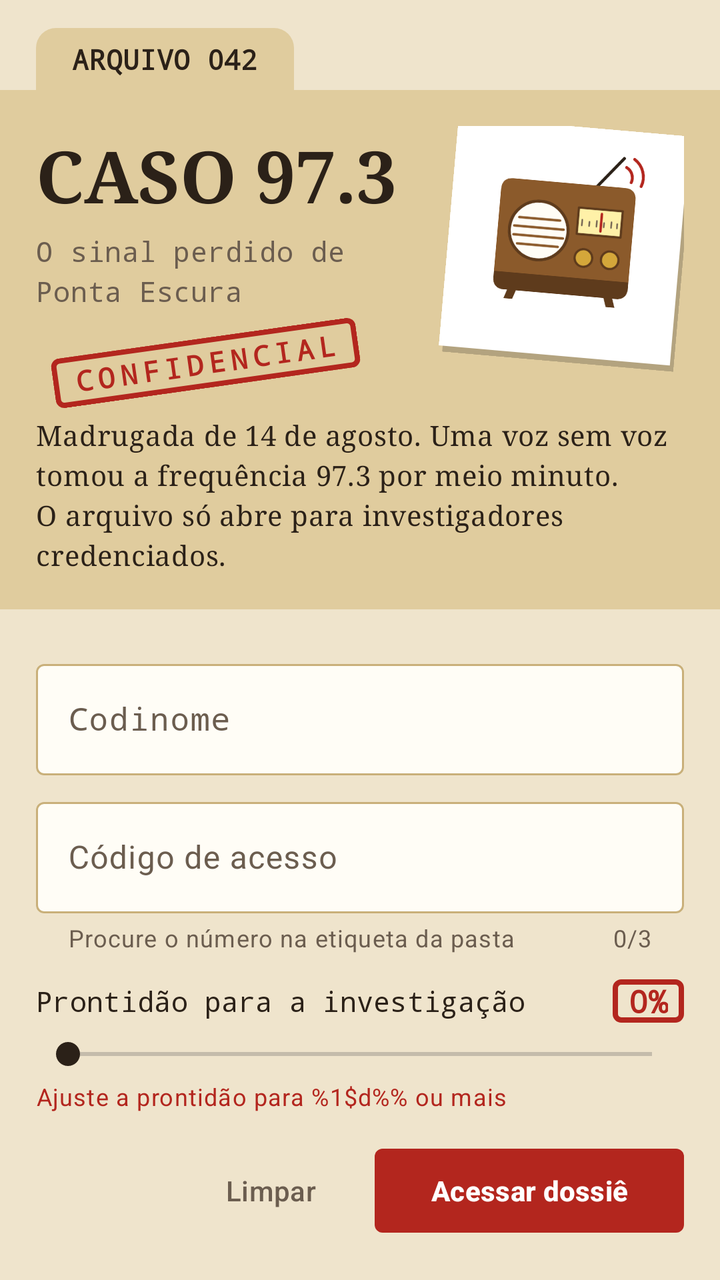
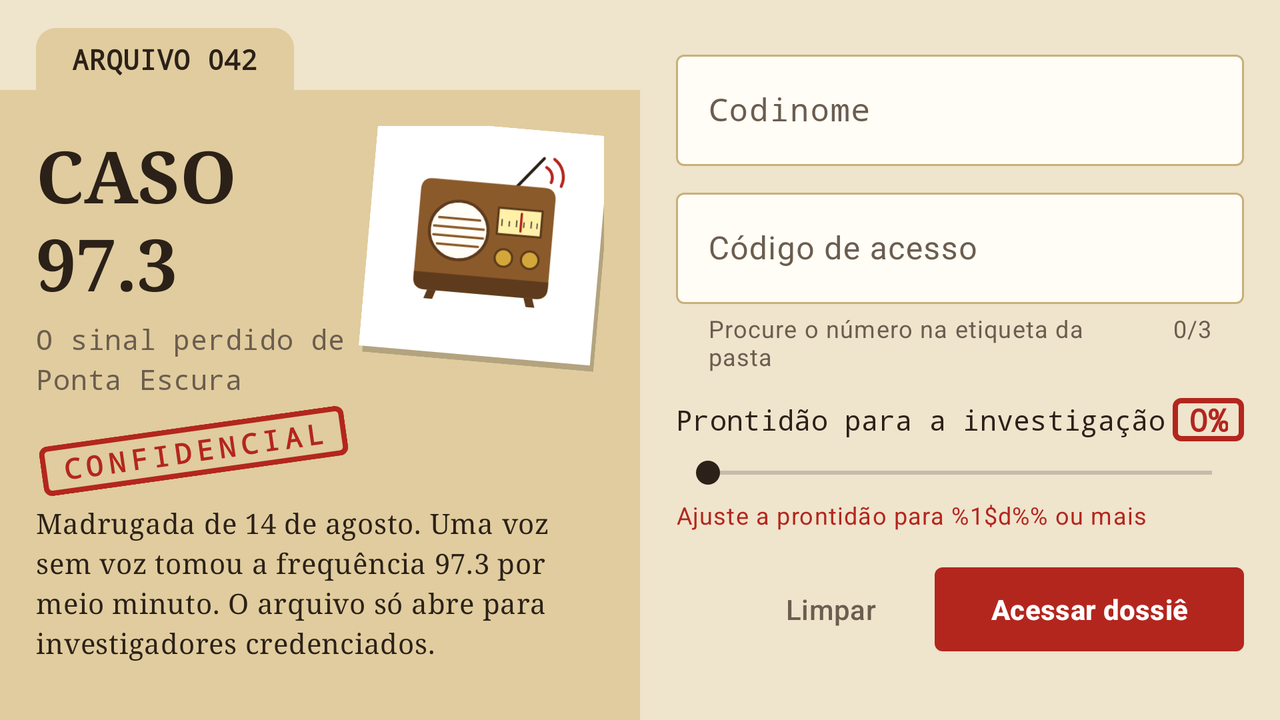

Compare how this app lays out the same screen by default and in its alternative resource folder. The renders come first, then the two layout files and the values they reference.
<!-- AndroidManifest.xml: application theme Theme.Caso973 -->
<!-- res/layout/activity_central.xml -->
<?xml version="1.0" encoding="utf-8"?>
<androidx.constraintlayout.widget.ConstraintLayout xmlns:android="http://schemas.android.com/apk/res/android"
    xmlns:app="http://schemas.android.com/apk/res-auto"
    xmlns:tools="http://schemas.android.com/tools"
    android:layout_width="match_parent"
    android:layout_height="match_parent"
    android:background="@color/kraft"
    tools:context=".CentralActivity">

    <TextView
        android:id="@+id/tv_folder_tab"
        android:layout_width="wrap_content"
        android:layout_height="wrap_content"
        android:layout_marginStart="@dimen/page_margin"
        android:layout_marginTop="@dimen/gap_m"
        android:background="@drawable/bg_folder_tab"
        android:fontFamily="monospace"
        android:paddingHorizontal="18dp"
        android:paddingVertical="6dp"
        android:text="@string/central_tab"
        android:textAppearance="@style/TextAppearance.Material3.LabelLarge"
        android:textColor="@color/ink"
        android:textStyle="bold"
        app:layout_constraintStart_toStartOf="parent"
        app:layout_constraintTop_toTopOf="parent" />

    <androidx.constraintlayout.widget.ConstraintLayout
        android:id="@+id/layout_folder_cover"
        android:layout_width="0dp"
        android:layout_height="wrap_content"
        android:background="@color/folder"
        android:padding="@dimen/page_margin"
        app:layout_constraintStart_toStartOf="parent"
        app:layout_constraintTop_toBottomOf="@id/tv_folder_tab"
        app:layout_constraintEnd_toEndOf="parent">

        <TextView
            android:id="@+id/tv_case_name"
            android:layout_width="0dp"
            android:layout_height="wrap_content"
            android:layout_marginEnd="@dimen/gap_s"
            android:fontFamily="serif"
            android:text="@string/central_case_name"
            android:textAppearance="@style/TextAppearance.Material3.DisplaySmall"
            android:textColor="@color/ink"
            android:textStyle="bold"
            app:layout_constraintEnd_toStartOf="@id/iv_radio"
            app:layout_constraintStart_toStartOf="parent"
            app:layout_constraintTop_toTopOf="parent" />

        <TextView
            android:id="@+id/tv_case_subtitle"
            android:layout_width="0dp"
            android:layout_height="wrap_content"
            android:layout_marginTop="@dimen/gap_xs"
            android:fontFamily="monospace"
            android:text="@string/central_case_subtitle"
            android:textAppearance="@style/TextAppearance.Material3.BodyMedium"
            android:textColor="@color/ink_soft"
            app:layout_constraintEnd_toEndOf="@id/tv_case_name"
            app:layout_constraintStart_toStartOf="parent"
            app:layout_constraintTop_toBottomOf="@id/tv_case_name" />

        
        <ImageView
            android:id="@+id/iv_radio"
            android:layout_width="@dimen/polaroid_size"
            android:layout_height="@dimen/polaroid_size"
            android:background="@drawable/bg_polaroid"
            android:contentDescription="@string/cd_radio"
            android:paddingStart="8dp"
            android:paddingTop="8dp"
            android:paddingEnd="10dp"
            android:paddingBottom="22dp"
            android:rotation="5"
            android:scaleType="fitCenter"
            android:src="@drawable/img_old_radio"
            app:layout_constraintEnd_toEndOf="parent"
            app:layout_constraintTop_toTopOf="parent" />

        
        <TextView
            android:id="@+id/tv_stamp"
            android:layout_width="wrap_content"
            android:layout_height="wrap_content"
            android:layout_marginTop="@dimen/gap_m"
            android:background="@drawable/bg_stamp_box"
            android:fontFamily="monospace"
            android:letterSpacing="0.2"
            android:paddingHorizontal="10dp"
            android:paddingVertical="3dp"
            android:rotation="-8"
            android:text="@string/central_stamp"
            android:textAppearance="@style/TextAppearance.Material3.TitleSmall"
            android:textColor="@color/stamp_red"
            android:textStyle="bold"
            app:layout_constraintEnd_toStartOf="@id/iv_radio"
            app:layout_constraintHorizontal_bias="0.15"
            app:layout_constraintStart_toStartOf="parent"
            app:layout_constraintTop_toBottomOf="@id/tv_case_subtitle" />

        <androidx.constraintlayout.widget.Barrier
            android:id="@+id/barrier_cover"
            android:layout_width="wrap_content"
            android:layout_height="wrap_content"
            app:barrierDirection="bottom"
            app:constraint_referenced_ids="tv_stamp,iv_radio" />

        <TextView
            android:id="@+id/tv_briefing"
            android:layout_width="0dp"
            android:layout_height="wrap_content"
            android:layout_marginTop="@dimen/gap_m"
            android:fontFamily="serif"
            android:lineSpacingMultiplier="1.15"
            android:text="@string/central_briefing"
            android:textAppearance="@style/TextAppearance.Material3.BodyMedium"
            android:textColor="@color/ink"
            app:layout_constraintEnd_toEndOf="parent"
            app:layout_constraintStart_toStartOf="parent"
            app:layout_constraintTop_toBottomOf="@id/barrier_cover" />
    </androidx.constraintlayout.widget.ConstraintLayout>

    <com.google.android.material.textfield.TextInputLayout
        android:id="@+id/til_codename"
        style="@style/Widget.Material3.TextInputLayout.OutlinedBox"
        android:layout_width="0dp"
        android:layout_height="wrap_content"
        android:layout_marginHorizontal="@dimen/page_margin"
        android:hint="@string/hint_codename"
        app:boxBackgroundColor="@color/sheet"
        app:layout_constraintEnd_toEndOf="parent"
        app:layout_constraintStart_toStartOf="parent"
        android:layout_marginTop="@dimen/gap_l"
        app:layout_constraintTop_toBottomOf="@id/layout_folder_cover">

        <com.google.android.material.textfield.TextInputEditText
            android:id="@+id/et_codename"
            android:layout_width="match_parent"
            android:layout_height="wrap_content"
            android:fontFamily="monospace"
            android:imeOptions="actionNext"
            android:inputType="textPersonName|textCapCharacters"
            android:maxLength="24"
            android:maxLines="1" />
    </com.google.android.material.textfield.TextInputLayout>

    <com.google.android.material.textfield.TextInputLayout
        android:id="@+id/til_access_code"
        style="@style/Widget.Material3.TextInputLayout.OutlinedBox"
        android:layout_width="0dp"
        android:layout_height="wrap_content"
        android:layout_marginTop="@dimen/gap_s"
        android:hint="@string/hint_access_code"
        app:boxBackgroundColor="@color/sheet"
        app:counterEnabled="true"
        app:counterMaxLength="3"
        app:helperText="@string/helper_access_code"
        app:layout_constraintEnd_toEndOf="@id/til_codename"
        app:layout_constraintStart_toStartOf="@id/til_codename"
        app:layout_constraintTop_toBottomOf="@id/til_codename">

        <com.google.android.material.textfield.TextInputEditText
            android:id="@+id/et_access_code"
            android:layout_width="match_parent"
            android:layout_height="wrap_content"
            android:imeOptions="actionDone"
            android:inputType="numberPassword"
            android:maxLength="3"
            android:maxLines="1" />
    </com.google.android.material.textfield.TextInputLayout>

    <TextView
        android:id="@+id/tv_readiness_label"
        android:layout_width="0dp"
        android:layout_height="wrap_content"
        android:layout_marginTop="@dimen/gap_m"
        android:fontFamily="monospace"
        android:text="@string/readiness_label"
        android:textAppearance="@style/TextAppearance.Material3.LabelLarge"
        android:textColor="@color/ink"
        app:layout_constraintEnd_toStartOf="@id/tv_readiness_value"
        app:layout_constraintStart_toStartOf="@id/til_codename"
        app:layout_constraintTop_toBottomOf="@id/til_access_code" />

    <TextView
        android:id="@+id/tv_readiness_value"
        android:layout_width="wrap_content"
        android:layout_height="wrap_content"
        android:background="@drawable/bg_stamp_box"
        android:fontFamily="monospace"
        android:paddingHorizontal="8dp"
        android:textAppearance="@style/TextAppearance.Material3.TitleMedium"
        android:textColor="@color/stamp_red"
        android:textStyle="bold"
        app:layout_constraintBottom_toBottomOf="@id/tv_readiness_label"
        app:layout_constraintEnd_toEndOf="@id/til_codename"
        app:layout_constraintTop_toTopOf="@id/tv_readiness_label"
        tools:text="0%" />

    <SeekBar
        android:id="@+id/sb_readiness"
        android:layout_width="0dp"
        android:layout_height="wrap_content"
        android:layout_marginTop="@dimen/gap_s"
        android:max="100"
        android:progress="0"
        android:progressTint="@color/stamp_red"
        android:thumbTint="@color/ink"
        app:layout_constraintEnd_toEndOf="@id/til_codename"
        app:layout_constraintStart_toStartOf="@id/til_codename"
        app:layout_constraintTop_toBottomOf="@id/tv_readiness_label" />

    <TextView
        android:id="@+id/tv_readiness_error"
        android:layout_width="0dp"
        android:layout_height="wrap_content"
        android:layout_marginTop="@dimen/gap_xs"
        android:textAppearance="@style/TextAppearance.Material3.BodySmall"
        android:textColor="@color/stamp_red"
        android:visibility="gone"
        app:layout_constraintEnd_toEndOf="@id/til_codename"
        app:layout_constraintStart_toStartOf="@id/til_codename"
        app:layout_constraintTop_toBottomOf="@id/sb_readiness"
        tools:text="@string/err_readiness"
        tools:visibility="visible" />

    
    <com.google.android.material.button.MaterialButton
        android:id="@+id/btn_clear"
        style="@style/Widget.Material3.Button.TextButton"
        android:layout_width="wrap_content"
        android:layout_height="@dimen/btn_height"
        android:layout_marginTop="@dimen/gap_m"
        android:layout_marginEnd="@dimen/gap_s"
        android:layout_marginBottom="@dimen/page_margin"
        android:text="@string/btn_clear"
        android:textColor="@color/ink_soft"
        app:layout_constraintBottom_toBottomOf="parent"
        app:layout_constraintEnd_toStartOf="@id/btn_access"
        app:layout_constraintHorizontal_bias="1"
        app:layout_constraintHorizontal_chainStyle="packed"
        app:layout_constraintStart_toStartOf="@id/til_codename"
        app:layout_constraintTop_toBottomOf="@id/tv_readiness_error"
        app:layout_constraintVertical_bias="0" />

    <com.google.android.material.button.MaterialButton
        android:id="@+id/btn_access"
        android:layout_width="wrap_content"
        android:layout_height="@dimen/btn_height"
        android:paddingHorizontal="28dp"
        android:text="@string/btn_access"
        android:textStyle="bold"
        app:cornerRadius="4dp"
        app:layout_constraintEnd_toEndOf="@id/til_codename"
        app:layout_constraintStart_toEndOf="@id/btn_clear"
        app:layout_constraintTop_toTopOf="@id/btn_clear" />

</androidx.constraintlayout.widget.ConstraintLayout>
<!-- resources referenced by this layout -->
<resources>
  <color name="folder">#FFE0CC9E</color>
  <color name="ink">#FF2B2118</color>
  <color name="ink_soft">#FF6B5D4F</color>
  <color name="kraft">#FFEFE4CC</color>
  <color name="sheet">#FFFFFDF6</color>
  <color name="stamp_red">#FFB3261E</color>
  <dimen name="btn_height">50dp</dimen>
  <dimen name="gap_l">22dp</dimen>
  <dimen name="gap_m">14dp</dimen>
  <dimen name="gap_s">8dp</dimen>
  <dimen name="gap_xs">4dp</dimen>
  <dimen name="page_margin">18dp</dimen>
  <dimen name="polaroid_size">118dp</dimen>
  <!-- drawable bg_folder_tab (drawable) -->
  <?xml version="1.0" encoding="utf-8"?>
  <shape xmlns:android="http://schemas.android.com/apk/res/android"
      android:shape="rectangle">
      <solid android:color="@color/folder" />
      <corners
          android:bottomLeftRadius="0dp"
          android:bottomRightRadius="0dp"
          android:topLeftRadius="10dp"
          android:topRightRadius="10dp" />
  </shape>
  <!-- drawable bg_polaroid (drawable) -->
  <?xml version="1.0" encoding="utf-8"?>
  <layer-list xmlns:android="http://schemas.android.com/apk/res/android">
      <item android:left="2dp" android:top="3dp">
          <shape android:shape="rectangle">
              <solid android:color="#33000000" />
          </shape>
      </item>
      <item android:bottom="3dp" android:right="2dp">
          <shape android:shape="rectangle">
              <solid android:color="@color/white" />
          </shape>
      </item>
  </layer-list>
  <!-- drawable bg_stamp_box (drawable) -->
  <?xml version="1.0" encoding="utf-8"?>
  <shape xmlns:android="http://schemas.android.com/apk/res/android"
      android:shape="rectangle">
      <corners android:radius="3dp" />
      <stroke android:width="2.5dp" android:color="@color/stamp_red" />
  </shape>
  <!-- drawable img_old_radio: vector/xml drawable (drawable, 2741 chars, omitted) -->
  <string name="btn_access">Acessar dossiê</string>
  <string name="btn_clear">Limpar</string>
  <string name="cd_radio">Fotografia de um rádio antigo de madeira, com mostrador de sintonia e alto-falante, emitindo ondas</string>
  <string name="central_briefing">Madrugada de 14 de agosto. Uma voz sem voz tomou a frequência 97.3 por meio minuto. O arquivo só abre para investigadores credenciados.</string>
  <string name="central_case_name">CASO 97.3</string>
  <string name="central_case_subtitle">O sinal perdido de Ponta Escura</string>
  <string name="central_stamp">CONFIDENCIAL</string>
  <string name="central_tab">ARQUIVO 042</string>
  <string name="err_readiness">Ajuste a prontidão para %1$d%% ou mais</string>
  <string name="helper_access_code">Procure o número na etiqueta da pasta</string>
  <string name="hint_access_code">Código de acesso</string>
  <string name="hint_codename">Codinome</string>
  <string name="readiness_label">Prontidão para a investigação</string>
  <!-- from res/values-v35/ -->
  <style name="Theme.Caso973" parent="Base.Theme.Caso973">
          <item name="android:windowOptOutEdgeToEdgeEnforcement">true</item>
      </style>
  <color name="white">#FFFFFFFF</color>
  <style name="Base.Theme.Caso973" parent="Theme.Material3.Light.NoActionBar">
          <item name="colorPrimary">@color/stamp_red</item>
          <item name="colorOnPrimary">@color/white</item>
          <item name="colorSecondary">@color/ink</item>
          <item name="colorError">@color/stamp_red</item>
          <item name="android:colorBackground">@color/kraft</item>
          <item name="colorSurface">@color/sheet</item>
          <item name="colorOnSurface">@color/ink</item>
          <item name="colorOnSurfaceVariant">@color/ink_soft</item>
          <item name="colorOutline">@color/folder_dark</item>
          <item name="android:statusBarColor">@color/folder</item>
          <item name="android:navigationBarColor">@color/kraft</item>
          <item name="android:windowLightStatusBar">true</item>
          <item name="android:windowLightNavigationBar">true</item>
      </style>
  <color name="folder_dark">#FFC9B07A</color>
</resources>
<!-- res/layout-land/activity_central.xml (the repository's variant of the layout above) -->
<!-- drawn on the phone turned sideways -->
<?xml version="1.0" encoding="utf-8"?>
<androidx.constraintlayout.widget.ConstraintLayout xmlns:android="http://schemas.android.com/apk/res/android"
    xmlns:app="http://schemas.android.com/apk/res-auto"
    xmlns:tools="http://schemas.android.com/tools"
    android:layout_width="match_parent"
    android:layout_height="match_parent"
    android:background="@color/kraft"
    tools:context=".CentralActivity">

    <androidx.constraintlayout.widget.Guideline
        android:id="@+id/guide_split"
        android:layout_width="wrap_content"
        android:layout_height="wrap_content"
        android:orientation="vertical"
        app:layout_constraintGuide_percent="0.5" />

    <TextView
        android:id="@+id/tv_folder_tab"
        android:layout_width="wrap_content"
        android:layout_height="wrap_content"
        android:layout_marginStart="@dimen/page_margin"
        android:layout_marginTop="@dimen/gap_m"
        android:background="@drawable/bg_folder_tab"
        android:fontFamily="monospace"
        android:paddingHorizontal="18dp"
        android:paddingVertical="6dp"
        android:text="@string/central_tab"
        android:textAppearance="@style/TextAppearance.Material3.LabelLarge"
        android:textColor="@color/ink"
        android:textStyle="bold"
        app:layout_constraintStart_toStartOf="parent"
        app:layout_constraintTop_toTopOf="parent" />

    <androidx.constraintlayout.widget.ConstraintLayout
        android:id="@+id/layout_folder_cover"
        android:layout_width="0dp"
        android:layout_height="0dp"
        android:background="@color/folder"
        android:padding="@dimen/page_margin"
        app:layout_constraintStart_toStartOf="parent"
        app:layout_constraintTop_toBottomOf="@id/tv_folder_tab"
        app:layout_constraintEnd_toStartOf="@id/guide_split"
        app:layout_constraintBottom_toBottomOf="parent"
        app:layout_constraintVertical_bias="0">

        <TextView
            android:id="@+id/tv_case_name"
            android:layout_width="0dp"
            android:layout_height="wrap_content"
            android:layout_marginEnd="@dimen/gap_s"
            android:fontFamily="serif"
            android:text="@string/central_case_name"
            android:textAppearance="@style/TextAppearance.Material3.DisplaySmall"
            android:textColor="@color/ink"
            android:textStyle="bold"
            app:layout_constraintEnd_toStartOf="@id/iv_radio"
            app:layout_constraintStart_toStartOf="parent"
            app:layout_constraintTop_toTopOf="parent" />

        <TextView
            android:id="@+id/tv_case_subtitle"
            android:layout_width="0dp"
            android:layout_height="wrap_content"
            android:layout_marginTop="@dimen/gap_xs"
            android:fontFamily="monospace"
            android:text="@string/central_case_subtitle"
            android:textAppearance="@style/TextAppearance.Material3.BodyMedium"
            android:textColor="@color/ink_soft"
            app:layout_constraintEnd_toEndOf="@id/tv_case_name"
            app:layout_constraintStart_toStartOf="parent"
            app:layout_constraintTop_toBottomOf="@id/tv_case_name" />

        
        <ImageView
            android:id="@+id/iv_radio"
            android:layout_width="@dimen/polaroid_size"
            android:layout_height="@dimen/polaroid_size"
            android:background="@drawable/bg_polaroid"
            android:contentDescription="@string/cd_radio"
            android:paddingStart="8dp"
            android:paddingTop="8dp"
            android:paddingEnd="10dp"
            android:paddingBottom="22dp"
            android:rotation="5"
            android:scaleType="fitCenter"
            android:src="@drawable/img_old_radio"
            app:layout_constraintEnd_toEndOf="parent"
            app:layout_constraintTop_toTopOf="parent" />

        
        <TextView
            android:id="@+id/tv_stamp"
            android:layout_width="wrap_content"
            android:layout_height="wrap_content"
            android:layout_marginTop="@dimen/gap_m"
            android:background="@drawable/bg_stamp_box"
            android:fontFamily="monospace"
            android:letterSpacing="0.2"
            android:paddingHorizontal="10dp"
            android:paddingVertical="3dp"
            android:rotation="-8"
            android:text="@string/central_stamp"
            android:textAppearance="@style/TextAppearance.Material3.TitleSmall"
            android:textColor="@color/stamp_red"
            android:textStyle="bold"
            app:layout_constraintEnd_toStartOf="@id/iv_radio"
            app:layout_constraintHorizontal_bias="0.15"
            app:layout_constraintStart_toStartOf="parent"
            app:layout_constraintTop_toBottomOf="@id/tv_case_subtitle" />

        <androidx.constraintlayout.widget.Barrier
            android:id="@+id/barrier_cover"
            android:layout_width="wrap_content"
            android:layout_height="wrap_content"
            app:barrierDirection="bottom"
            app:constraint_referenced_ids="tv_stamp,iv_radio" />

        <TextView
            android:id="@+id/tv_briefing"
            android:layout_width="0dp"
            android:layout_height="wrap_content"
            android:layout_marginTop="@dimen/gap_m"
            android:fontFamily="serif"
            android:lineSpacingMultiplier="1.15"
            android:text="@string/central_briefing"
            android:textAppearance="@style/TextAppearance.Material3.BodyMedium"
            android:textColor="@color/ink"
            app:layout_constraintEnd_toEndOf="parent"
            app:layout_constraintStart_toStartOf="parent"
            app:layout_constraintTop_toBottomOf="@id/barrier_cover" />
    </androidx.constraintlayout.widget.ConstraintLayout>

    <androidx.core.widget.NestedScrollView
        android:id="@+id/scroll_credentials"
        android:layout_width="0dp"
        android:layout_height="0dp"
        android:fillViewport="true"
        app:layout_constraintBottom_toBottomOf="parent"
        app:layout_constraintEnd_toEndOf="parent"
        app:layout_constraintStart_toEndOf="@id/guide_split"
        app:layout_constraintTop_toTopOf="parent">

        <androidx.constraintlayout.widget.ConstraintLayout
            android:layout_width="match_parent"
            android:layout_height="wrap_content">

            <com.google.android.material.textfield.TextInputLayout
                android:id="@+id/til_codename"
                style="@style/Widget.Material3.TextInputLayout.OutlinedBox"
                android:layout_width="0dp"
                android:layout_height="wrap_content"
                android:layout_marginHorizontal="@dimen/page_margin"
                android:hint="@string/hint_codename"
                app:boxBackgroundColor="@color/sheet"
                app:layout_constraintEnd_toEndOf="parent"
                app:layout_constraintStart_toStartOf="parent"
                android:layout_marginTop="@dimen/gap_l"
                app:layout_constraintTop_toTopOf="parent">
        
                <com.google.android.material.textfield.TextInputEditText
                    android:id="@+id/et_codename"
                    android:layout_width="match_parent"
                    android:layout_height="wrap_content"
                    android:fontFamily="monospace"
                    android:imeOptions="actionNext"
                    android:inputType="textPersonName|textCapCharacters"
                    android:maxLength="24"
                    android:maxLines="1" />
            </com.google.android.material.textfield.TextInputLayout>
        
            <com.google.android.material.textfield.TextInputLayout
                android:id="@+id/til_access_code"
                style="@style/Widget.Material3.TextInputLayout.OutlinedBox"
                android:layout_width="0dp"
                android:layout_height="wrap_content"
                android:layout_marginTop="@dimen/gap_s"
                android:hint="@string/hint_access_code"
                app:boxBackgroundColor="@color/sheet"
                app:counterEnabled="true"
                app:counterMaxLength="3"
                app:helperText="@string/helper_access_code"
                app:layout_constraintEnd_toEndOf="@id/til_codename"
                app:layout_constraintStart_toStartOf="@id/til_codename"
                app:layout_constraintTop_toBottomOf="@id/til_codename">
        
                <com.google.android.material.textfield.TextInputEditText
                    android:id="@+id/et_access_code"
                    android:layout_width="match_parent"
                    android:layout_height="wrap_content"
                    android:imeOptions="actionDone"
                    android:inputType="numberPassword"
                    android:maxLength="3"
                    android:maxLines="1" />
            </com.google.android.material.textfield.TextInputLayout>
        
            <TextView
                android:id="@+id/tv_readiness_label"
                android:layout_width="0dp"
                android:layout_height="wrap_content"
                android:layout_marginTop="@dimen/gap_m"
                android:fontFamily="monospace"
                android:text="@string/readiness_label"
                android:textAppearance="@style/TextAppearance.Material3.LabelLarge"
                android:textColor="@color/ink"
                app:layout_constraintEnd_toStartOf="@id/tv_readiness_value"
                app:layout_constraintStart_toStartOf="@id/til_codename"
                app:layout_constraintTop_toBottomOf="@id/til_access_code" />
        
            <TextView
                android:id="@+id/tv_readiness_value"
                android:layout_width="wrap_content"
                android:layout_height="wrap_content"
                android:background="@drawable/bg_stamp_box"
                android:fontFamily="monospace"
                android:paddingHorizontal="8dp"
                android:textAppearance="@style/TextAppearance.Material3.TitleMedium"
                android:textColor="@color/stamp_red"
                android:textStyle="bold"
                app:layout_constraintBottom_toBottomOf="@id/tv_readiness_label"
                app:layout_constraintEnd_toEndOf="@id/til_codename"
                app:layout_constraintTop_toTopOf="@id/tv_readiness_label"
                tools:text="0%" />
        
            <SeekBar
                android:id="@+id/sb_readiness"
                android:layout_width="0dp"
                android:layout_height="wrap_content"
                android:layout_marginTop="@dimen/gap_s"
                android:max="100"
                android:progress="0"
                android:progressTint="@color/stamp_red"
                android:thumbTint="@color/ink"
                app:layout_constraintEnd_toEndOf="@id/til_codename"
                app:layout_constraintStart_toStartOf="@id/til_codename"
                app:layout_constraintTop_toBottomOf="@id/tv_readiness_label" />
        
            <TextView
                android:id="@+id/tv_readiness_error"
                android:layout_width="0dp"
                android:layout_height="wrap_content"
                android:layout_marginTop="@dimen/gap_xs"
                android:textAppearance="@style/TextAppearance.Material3.BodySmall"
                android:textColor="@color/stamp_red"
                android:visibility="gone"
                app:layout_constraintEnd_toEndOf="@id/til_codename"
                app:layout_constraintStart_toStartOf="@id/til_codename"
                app:layout_constraintTop_toBottomOf="@id/sb_readiness"
                tools:text="@string/err_readiness"
                tools:visibility="visible" />
        
            
            <com.google.android.material.button.MaterialButton
                android:id="@+id/btn_clear"
                style="@style/Widget.Material3.Button.TextButton"
                android:layout_width="wrap_content"
                android:layout_height="@dimen/btn_height"
                android:layout_marginTop="@dimen/gap_m"
                android:layout_marginEnd="@dimen/gap_s"
                android:layout_marginBottom="@dimen/page_margin"
                android:text="@string/btn_clear"
                android:textColor="@color/ink_soft"
                app:layout_constraintBottom_toBottomOf="parent"
                app:layout_constraintEnd_toStartOf="@id/btn_access"
                app:layout_constraintHorizontal_bias="1"
                app:layout_constraintHorizontal_chainStyle="packed"
                app:layout_constraintStart_toStartOf="@id/til_codename"
                app:layout_constraintTop_toBottomOf="@id/tv_readiness_error"
                app:layout_constraintVertical_bias="0" />
        
            <com.google.android.material.button.MaterialButton
                android:id="@+id/btn_access"
                android:layout_width="wrap_content"
                android:layout_height="@dimen/btn_height"
                android:paddingHorizontal="28dp"
                android:text="@string/btn_access"
                android:textStyle="bold"
                app:cornerRadius="4dp"
                app:layout_constraintEnd_toEndOf="@id/til_codename"
                app:layout_constraintStart_toEndOf="@id/btn_clear"
                app:layout_constraintTop_toTopOf="@id/btn_clear" />

        </androidx.constraintlayout.widget.ConstraintLayout>
    </androidx.core.widget.NestedScrollView>

</androidx.constraintlayout.widget.ConstraintLayout>
